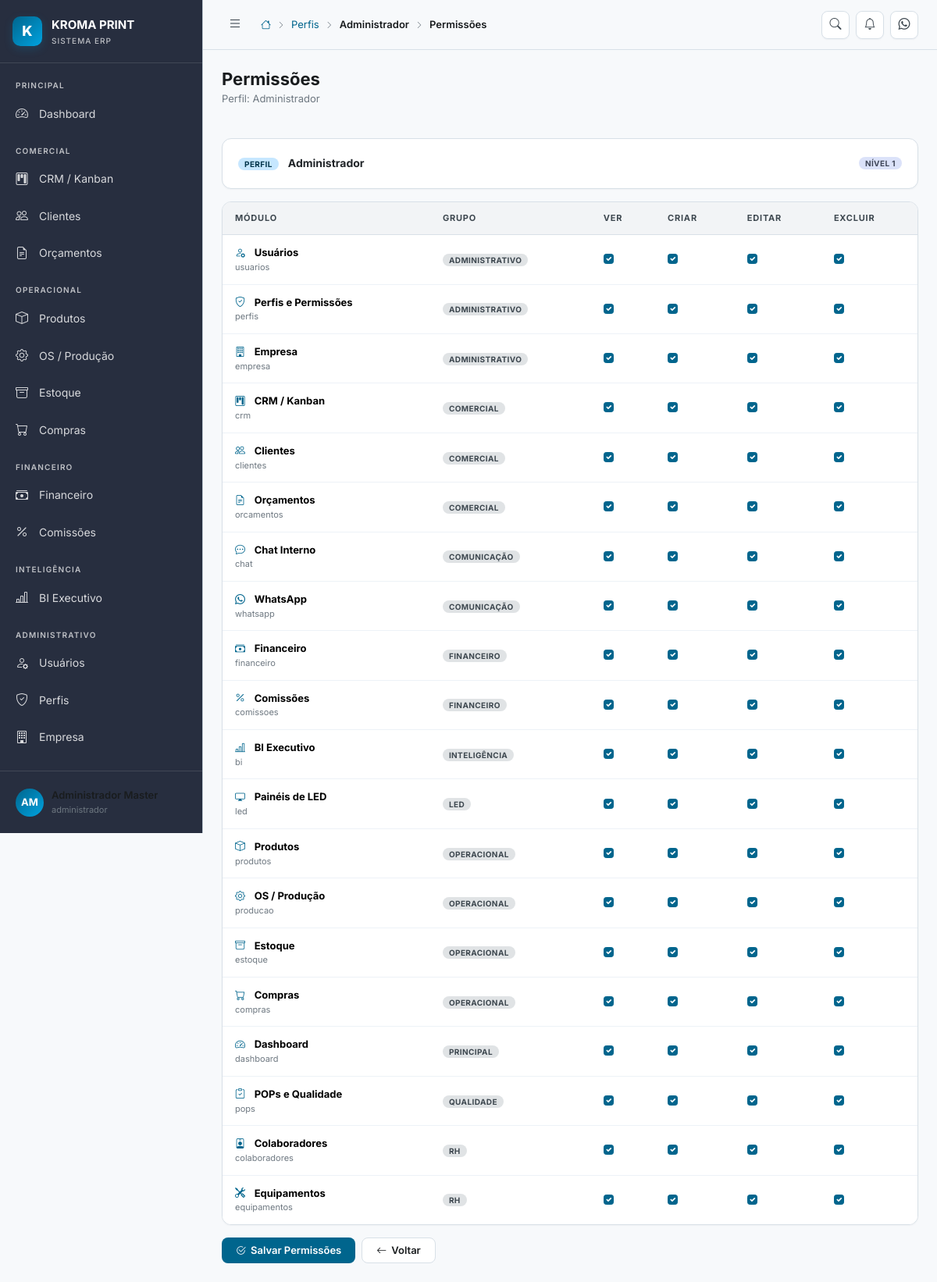
/perfis/1/permissoes (signed in), run on the app's committed database.
### tables this page shows
CREATE TABLE IF NOT EXISTS perfis (
    id          INT UNSIGNED AUTO_INCREMENT PRIMARY KEY,
    nome        VARCHAR(50) NOT NULL UNIQUE,
    label       VARCHAR(100) NOT NULL,
    descricao   TEXT,
    nivel       TINYINT DEFAULT 5 COMMENT 'Nível hierárquico: 1=mais alto',
    ativo       TINYINT(1) DEFAULT 1,
    created_at  DATETIME DEFAULT CURRENT_TIMESTAMP
);

CREATE TABLE IF NOT EXISTS modulos (
    id          INT UNSIGNED AUTO_INCREMENT PRIMARY KEY,
    nome        VARCHAR(100) NOT NULL,
    slug        VARCHAR(100) NOT NULL UNIQUE,
    icone       VARCHAR(100),
    grupo       VARCHAR(100),
    ordem       INT DEFAULT 0
);

### app/Views/perfis/permissoes.php (the view, shortened to what the rows shown need)
<form action="<?= APP_URL ?>/perfis/<?= $perfil['id'] ?>/permissoes" method="POST" data-loading>
    <div class="card mb-3">
        <div class="d-flex flex-wrap align-items-center justify-content-between gap-2">
            <div>
                <span class="badge badge-primary">Perfil</span>
                <strong class="ms-2"><?= htmlspecialchars($perfil['label']) ?></strong>
            </div>
            <span class="badge badge-info">Nível <?= (int)$perfil['nivel'] ?></span>
        </div>
    </div>
    <div class="table-wrapper">
        <table class="table">
            <thead>
                <tr>
                    <th>Módulo</th>
                    <th>Grupo</th>
                    <th>Ver</th>
                    <th>Criar</th>
                    <th>Editar</th>
                    <th>Excluir</th>
                </tr>
            </thead>
            <tbody>
                <?php foreach ($modulos as $modulo): ?>
                <?php $perm = $permissoes[$modulo['slug']] ?? []; ?>
                <tr>
                    <td>
                        <i class="bi <?= htmlspecialchars($modulo['icone'] ?? 'bi-box') ?> me-2 text-primary-kroma"></i>
                        <strong><?= htmlspecialchars($modulo['nome']) ?></strong>
                        <div style="font-size:11px;color:var(--text-muted)"><?= htmlspecialchars($modulo['slug']) ?></div>
                    </td>
                    <td><span class="badge badge-secondary"><?= htmlspecialchars($modulo['grupo']) ?></span></td>
                    <?php foreach (['ver' => 'pode_ver', 'criar' => 'pode_criar', 'editar' => 'pode_editar', 'excluir' => 'pode_excluir'] as $campo => $coluna): ?>
                    <td>
                        <input class="form-check-input" type="checkbox"
                               name="permissoes[<?= htmlspecialchars($modulo['slug']) ?>][<?= $campo ?>]"
                               <?= !empty($perm[$coluna]) ? 'checked' : '' ?>>
                    </td>
                    <?php endforeach; ?>
                </tr>
                <?php endforeach; ?>
            </tbody>
        </table>
    </div>
    <div class="d-flex gap-2 mt-3">
        <button class="btn btn-primary" type="submit"><i class="bi bi-check2-circle"></i> Salvar Permissões</button>
        <a href="<?= APP_URL ?>/perfis" class="btn btn-secondary"><i class="bi bi-arrow-left"></i> Voltar</a>
    </div>
</form>

### app/Services/Router.php (shortened to what the rows shown need)
<?php
class Router
{
    private array $routes = [];
    private string $basePath = '';
    public function __construct()
    {
        $scriptDir = dirname($_SERVER['SCRIPT_NAME']);
        $this->basePath = rtrim($scriptDir, '/');
    }
    private function addRoute(string $method, string $path, $handler): void
    {
        $this->routes[] = [
            'method'  => $method,
            'path'    => $path,
            'handler' => $handler,
        ];
    }
    public function dispatch(): void
    {
        $method = $_SERVER['REQUEST_METHOD'];
        $uri    = $_SERVER['REQUEST_URI'];
        $uri = '/' . ltrim(substr($uri, strlen($this->basePath)), '/');
        $uri = rtrim($uri, '/') ?: '/';
        foreach ($this->routes as $route) {
            if ($route['method'] !== $method) continue;
            $pattern = $this->pathToRegex($route['path']);
            if (preg_match($pattern, $uri, $matches)) {
                $params = array_filter($matches, 'is_string', ARRAY_FILTER_USE_KEY);
                $this->callHandler($route['handler'], $params);
                return;
            }
        }
    }
    private function pathToRegex(string $path): string
    {
        $pattern = preg_replace('/\/:([^\/]+)/', '/(?P<$1>[^/]+)', $path);
        return '#^' . $pattern . '$#';
    }
    private function callHandler($handler, array $params): void
    {
        if (is_string($handler) && strpos($handler, '@') !== false) {
            [$class, $method] = explode('@', $handler);
            $controller = new $fullClass();
            call_user_func_array([$controller, $method], $params);
            return;
        }
    }
}

### app/Views/layouts/main.php (shortened to what the rows shown need)
<?php
$usuario    = Auth::usuario();
$titulo     = $titulo ?? 'Dashboard';
$subtitulo  = $subtitulo ?? '';
$breadcrumbs = $breadcrumbs ?? [];
$iniciais = implode('', array_map(fn($p) => strtoupper($p[0]), array_slice(explode(' ', $usuario['nome'] ?? 'U'), 0, 2)));
?>
<!DOCTYPE html>
<html lang="pt-BR" data-theme="light">
<head>
    <link rel="stylesheet" href="https://cdn.jsdelivr.net/npm/bootstrap@5.3.2/dist/css/bootstrap.min.css">
    <link rel="stylesheet" href="https://cdn.jsdelivr.net/npm/bootstrap-icons@1.11.3/font/bootstrap-icons.min.css">
    <link rel="stylesheet" href="https://cdn.datatables.net/1.13.7/css/dataTables.bootstrap5.min.css">
    <link rel="stylesheet" href="<?= APP_URL ?>/public/assets/css/kroma.css">
</head>
<body>
<div class="kroma-wrapper">
    <aside class="sidebar" id="sidebar">
        <div class="sidebar-brand">
            <div class="logo-icon">K</div>
            <div>
                <div class="logo-text">KROMA PRINT</div>
                <div class="logo-sub">Sistema ERP</div>
            </div>
        </div>
        <nav class="sidebar-nav" id="sidebarNav">
            <div class="nav-group">
                <div class="nav-group-label">Principal</div>
                <a href="<?= APP_URL ?>/dashboard" class="nav-item" data-tooltip="Dashboard">
                    <i class="bi bi-speedometer2"></i>
                    <span class="nav-label">Dashboard</span>
                </a>
            </div>
            <?php if (Auth::pode('crm') || Auth::pode('clientes') || Auth::pode('orcamentos')): ?>
            <div class="nav-group">
                <div class="nav-group-label">Comercial</div>
                <?php if (Auth::pode('crm')): ?>
                <a href="<?= APP_URL ?>/crm" class="nav-item" data-tooltip="CRM">
                    <i class="bi bi-kanban"></i>
                    <span class="nav-label">CRM / Kanban</span>
                </a>
                <?php endif; ?>
                <?php if (Auth::pode('clientes')): ?>
                <a href="<?= APP_URL ?>/clientes" class="nav-item" data-tooltip="Clientes">
                    <i class="bi bi-people"></i>
                    <span class="nav-label">Clientes</span>
                </a>
                <?php endif; ?>
                <?php if (Auth::pode('orcamentos')): ?>
                <a href="<?= APP_URL ?>/orcamentos" class="nav-item" data-tooltip="Orçamentos">
                    <i class="bi bi-file-earmark-text"></i>
                    <span class="nav-label">Orçamentos</span>
                </a>
                <?php endif; ?>
            </div>
            <?php endif; ?>
            <?php if (Auth::pode('produtos') || Auth::pode('producao') || Auth::pode('estoque') || Auth::pode('compras')): ?>
            <div class="nav-group">
                <div class="nav-group-label">Operacional</div>
                <?php if (Auth::pode('produtos')): ?>
                <a href="<?= APP_URL ?>/produtos" class="nav-item" data-tooltip="Produtos">
                    <i class="bi bi-box"></i>
                    <span class="nav-label">Produtos</span>
                </a>
                <?php endif; ?>
                <?php if (Auth::pode('producao')): ?>
                <a href="<?= APP_URL ?>/producao" class="nav-item" data-tooltip="Produção">
                    <i class="bi bi-gear"></i>
                    <span class="nav-label">OS / Produção</span>
                </a>
                <?php endif; ?>
                <?php if (Auth::pode('estoque')): ?>
                <a href="<?= APP_URL ?>/estoque" class="nav-item" data-tooltip="Estoque">
                    <i class="bi bi-archive"></i>
                    <span class="nav-label">Estoque</span>
                </a>
                <?php endif; ?>
                <?php if (Auth::pode('compras')): ?>
                <a href="<?= APP_URL ?>/compras" class="nav-item" data-tooltip="Compras">
                    <i class="bi bi-cart"></i>
                    <span class="nav-label">Compras</span>
                </a>
                <?php endif; ?>
            </div>
            <?php endif; ?>
            <?php if (Auth::pode('financeiro') || Auth::pode('comissoes')): ?>
            <div class="nav-group">
                <div class="nav-group-label">Financeiro</div>
                <?php if (Auth::pode('financeiro')): ?>
                <a href="<?= APP_URL ?>/financeiro" class="nav-item" data-tooltip="Financeiro">
                    <i class="bi bi-cash-stack"></i>
                    <span class="nav-label">Financeiro</span>
                </a>
                <?php endif; ?>
                <?php if (Auth::pode('comissoes')): ?>
                <a href="<?= APP_URL ?>/comissoes" class="nav-item" data-tooltip="Comissões">
                    <i class="bi bi-percent"></i>
                    <span class="nav-label">Comissões</span>
                </a>
                <?php endif; ?>
            </div>
            <?php endif; ?>
            <?php if (Auth::pode('bi')): ?>
            <div class="nav-group">
                <div class="nav-group-label">Inteligência</div>
                <a href="<?= APP_URL ?>/bi" class="nav-item" data-tooltip="BI Executivo">
                    <i class="bi bi-bar-chart-line"></i>
                    <span class="nav-label">BI Executivo</span>
                </a>
            </div>
            <?php endif; ?>
            <?php if (Auth::pode('usuarios') || Auth::pode('empresa')): ?>
            <div class="nav-group">
                <div class="nav-group-label">Administrativo</div>
                <?php if (Auth::pode('usuarios')): ?>
                <a href="<?= APP_URL ?>/usuarios" class="nav-item" data-tooltip="Usuários">
                    <i class="bi bi-person-gear"></i>
                    <span class="nav-label">Usuários</span>
                </a>
                <a href="<?= APP_URL ?>/perfis" class="nav-item" data-tooltip="Perfis">
                    <i class="bi bi-shield-check"></i>
                    <span class="nav-label">Perfis</span>
                </a>
                <?php endif; ?>
                <?php if (Auth::pode('empresa')): ?>
                <a href="<?= APP_URL ?>/empresa" class="nav-item" data-tooltip="Empresa">
                    <i class="bi bi-building"></i>
                    <span class="nav-label">Empresa</span>
                </a>
                <?php endif; ?>
            </div>
            <?php endif; ?>
        </nav>
        <div class="sidebar-footer">
            <div class="dropdown">
                <div class="sidebar-user" data-bs-toggle="dropdown">
                    <div class="avatar avatar-sm"><?= htmlspecialchars($iniciais) ?></div>
                    <div class="user-info">
                        <div class="user-name"><?= htmlspecialchars($usuario['nome'] ?? '') ?></div>
                        <div class="user-role"><?= htmlspecialchars($usuario['perfil'] ?? '') ?></div>
                    </div>
                </div>
            </div>
        </div>
    </aside>
    <div class="main-content" id="mainContent">
        <header class="topbar">
            <button class="topbar-toggle" id="sidebarToggle" aria-label="Menu">
                <i class="bi bi-list"></i>
            </button>
            <div class="topbar-breadcrumb">
                <a href="<?= APP_URL ?>/dashboard"><i class="bi bi-house"></i></a>
                <?php foreach ($breadcrumbs as $crumb): ?>
                    <i class="bi bi-chevron-right" style="font-size:10px"></i>
                    <?php if (!empty($crumb['url'])): ?>
                        <a href="<?= APP_URL . $crumb['url'] ?>"><?= htmlspecialchars($crumb['label']) ?></a>
                    <?php else: ?>
                        <span class="current"><?= htmlspecialchars($crumb['label']) ?></span>
                    <?php endif; ?>
                <?php endforeach; ?>
                <?php if (!empty($breadcrumbs)): ?>
                    <i class="bi bi-chevron-right" style="font-size:10px"></i>
                <?php endif; ?>
                <span class="current"><?= htmlspecialchars($titulo) ?></span>
            </div>
            <div class="topbar-actions">
                <a href="#" class="topbar-btn" data-bs-toggle="tooltip" title="Busca rápida">
                    <i class="bi bi-search"></i>
                </a>
                <a href="#" class="topbar-btn" id="notif-btn">
                    <i class="bi bi-bell"></i>
                </a>
                <a href="#" class="topbar-btn" data-bs-toggle="tooltip" title="WhatsApp">
                    <i class="bi bi-whatsapp"></i>
                </a>
            </div>
        </header>
        <main class="page-content">
            <?php if ($titulo): ?>
            <div class="page-header">
                <div>
                    <h1 class="page-title"><?= htmlspecialchars($titulo) ?></h1>
                    <?php if ($subtitulo): ?>
                    <p class="page-subtitle"><?= htmlspecialchars($subtitulo) ?></p>
                    <?php endif; ?>
                </div>
            </div>
            <?php endif; ?>
            <?= $content ?? '' ?>
        </main>
    </div>
</div>
</body>
</html>

### data on the page
perfis: nome "administrador", label "Administrador", nivel "1"
modulos: nome "Usuários", slug "usuarios", grupo "ADMINISTRATIVO"
modulos: nome "Perfis e Permissões", slug "perfis", grupo "ADMINISTRATIVO"
modulos: nome "Empresa", slug "empresa", grupo "ADMINISTRATIVO"
modulos: nome "CRM / Kanban", slug "crm", grupo "COMERCIAL"
modulos: nome "Clientes", slug "clientes", grupo "COMERCIAL"
modulos: nome "Orçamentos", slug "orcamentos", grupo "COMERCIAL"
modulos: nome "Chat Interno", slug "chat", grupo "COMUNICAÇÃO"
modulos: nome "WhatsApp", slug "whatsapp", grupo "COMUNICAÇÃO"
modulos: nome "Financeiro", slug "financeiro", grupo "FINANCEIRO"
modulos: nome "Comissões", slug "comissoes", grupo "FINANCEIRO"
modulos: nome "BI Executivo", slug "bi", grupo "INTELIGÊNCIA"
modulos: nome "Painéis de LED", slug "led", grupo "LED"
modulos: nome "Produtos", slug "produtos", grupo "OPERACIONAL"
modulos: nome "OS / Produção", slug "producao", grupo "OPERACIONAL"
modulos: nome "Estoque", slug "estoque", grupo "OPERACIONAL"
modulos: nome "Compras", slug "compras", grupo "OPERACIONAL"
modulos: nome "Dashboard", slug "dashboard", grupo "PRINCIPAL"
modulos: nome "POPs e Qualidade", slug "pops", grupo "QUALIDADE"
modulos: nome "Colaboradores", slug "colaboradores", grupo "RH"
modulos: nome "Equipamentos", slug "equipamentos", grupo "RH"

### other printed values
$crumb['label'] "Perfis"
$crumb['label'] "Administrador"
$subtitulo "Perfil: Administrador"
